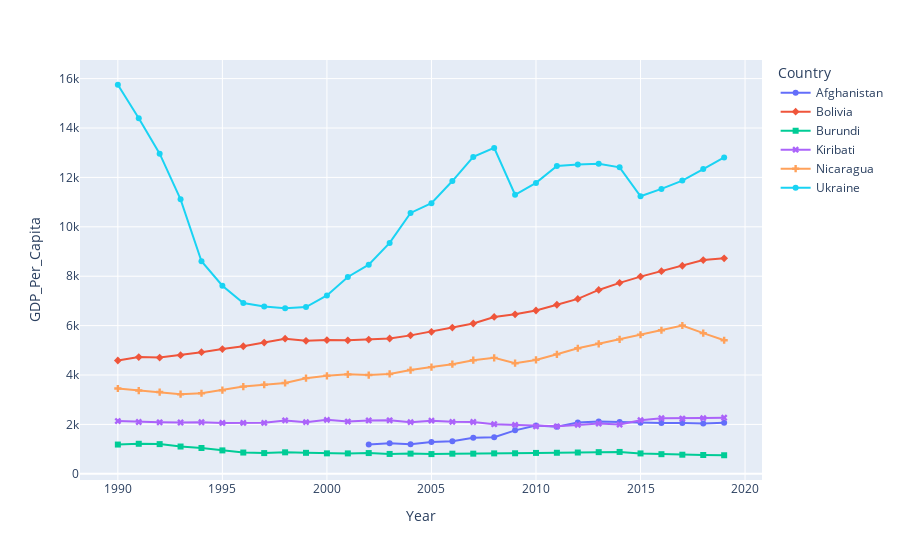

Notebook source saved alongside this figure:
### Code cell
fig2 = px.line(filtered_gdp_cont_pop_trade.loc[filtered_gdp_cont_pop_trade['Country'].isin(min_gdp2019_countries)], x='Year', y='GDP_Per_Capita', color='Country', symbol="Country")
fig2.show()

### Figure 1 — Plotly figure (JSON) as saved in the notebook; plotly's stock layout.template omitted (floating-point values rounded to 4 significant figures)
{"data": [{"hovertemplate": "Country=Afghanistan<br>Year=%{x}<br>GDP_Per_Capita=%{y}<extra></extra>", "legendgroup": "Afghanistan", "line": {"color": "#636efa", "dash": "solid"}, "marker": {"symbol": "circle"}, "mode": "markers+lines", "name": "Afghanistan", "orientation": "v", "showlegend": true, "type": "scatter", "x": [2002, 2003, 2004, 2005, 2006, 2007, 2008, 2009, 2010, 2011, 2012, 2013, 2014, 2015, 2016, 2017, 2018, 2019], "xaxis": "x", "y": [1190.0, 1236.0, 1200.0, 1287.0, 1316.0, 1461.0, 1484.0, 1759.0, 1957.0, 1905.0, 2075.0, 2116.0, 2102.0, 2068.0, 2057.0, 2058.0, 2034.0, 2065.0], "yaxis": "y"}, {"hovertemplate": "Country=Bolivia<br>Year=%{x}<br>GDP_Per_Capita=%{y}<extra></extra>", "legendgroup": "Bolivia", "line": {"color": "#EF553B", "dash": "solid"}, "marker": {"symbol": "diamond"}, "mode": "markers+lines", "name": "Bolivia", "orientation": "v", "showlegend": true, "type": "scatter", "x": [1990, 1991, 1992, 1993, 1994, 1995, 1996, 1997, 1998, 1999, 2000, 2001, 2002, 2003, 2004, 2005, 2006, 2007, 2008, 2009, 2010, 2011, 2012, 2013, 2014, 2015, 2016, 2017, 2018, 2019], "xaxis": "x", "y": [4587.0, 4728.0, 4706.0, 4805.0, 4925.0, 5050.0, 5164.0, 5312.0, 5469.0, 5386.0, 5416.0, 5403.0, 5434.0, 5479.0, 5605.0, 5750.0, 5921.0, 6085.0, 6351.0, 6456.0, 6613.0, 6845.0, 7081.0, 7444.0, 7731.0, 7984.0, 8203.0, 8424.0, 8656.0, 8724.0], "yaxis": "y"}, {"hovertemplate": "Country=Burundi<br>Year=%{x}<br>GDP_Per_Capita=%{y}<extra></extra>", "legendgroup": "Burundi", "line": {"color": "#00cc96", "dash": "solid"}, "marker": {"symbol": "square"}, "mode": "markers+lines", "name": "Burundi", "orientation": "v", "showlegend": true, "type": "scatter", "x": [1990, 1991, 1992, 1993, 1994, 1995, 1996, 1997, 1998, 1999, 2000, 2001, 2002, 2003, 2004, 2005, 2006, 2007, 2008, 2009, 2010, 2011, 2012, 2013, 2014, 2015, 2016, 2017, 2018, 2019], "xaxis": "x", "y": [1185.0, 1216.0, 1202.0, 1105.0, 1045.0, 947.8, 861.5, 839.2, 870.0, 850.0, 828.0, 826.0, 839.8, 804.9, 817.5, 798.7, 815.1, 815.9, 827.8, 831.6, 846.2, 852.5, 862.7, 877.3, 886.2, 825.2, 794.6, 773.6, 761.5, 751.7], "yaxis": "y"}, {"hovertemplate": "Country=Kiribati<br>Year=%{x}<br>GDP_Per_Capita=%{y}<extra></extra>", "legendgroup": "Kiribati", "line": {"color": "#ab63fa", "dash": "solid"}, "marker": {"symbol": "x"}, "mode": "markers+lines", "name": "Kiribati", "orientation": "v", "showlegend": true, "type": "scatter", "x": [1990, 1991, 1992, 1993, 1994, 1995, 1996, 1997, 1998, 1999, 2000, 2001, 2002, 2003, 2004, 2005, 2006, 2007, 2008, 2009, 2010, 2011, 2012, 2013, 2014, 2015, 2016, 2017, 2018, 2019], "xaxis": "x", "y": [2136.0, 2098.0, 2086.0, 2078.0, 2087.0, 2059.0, 2063.0, 2064.0, 2162.0, 2092.0, 2186.0, 2117.0, 2161.0, 2166.0, 2091.0, 2152.0, 2105.0, 2099.0, 2008.0, 1981.0, 1925.0, 1922.0, 1981.0, 2036.0, 1994.0, 2171.0, 2250.0, 2237.0, 2256.0, 2272.0], "yaxis": "y"}, {"hovertemplate": "Country=Nicaragua<br>Year=%{x}<br>GDP_Per_Capita=%{y}<extra></extra>", "legendgroup": "Nicaragua", "line": {"color": "#FFA15A", "dash": "solid"}, "marker": {"symbol": "cross"}, "mode": "markers+lines", "name": "Nicaragua", "orientation": "v", "showlegend": true, "type": "scatter", "x": [1990, 1991, 1992, 1993, 1994, 1995, 1996, 1997, 1998, 1999, 2000, 2001, 2002, 2003, 2004, 2005, 2006, 2007, 2008, 2009, 2010, 2011, 2012, 2013, 2014, 2015, 2016, 2017, 2018, 2019], "xaxis": "x", "y": [3454.0, 3372.0, 3310.0, 3224.0, 3261.0, 3385.0, 3532.0, 3606.0, 3677.0, 3872.0, 3969.0, 4026.0, 3999.0, 4043.0, 4200.0, 4321.0, 4439.0, 4601.0, 4694.0, 4477.0, 4612.0, 4838.0, 5083.0, 5263.0, 5443.0, 5630.0, 5812.0, 6004.0, 5695.0, 5407.0], "yaxis": "y"}, {"hovertemplate": "Country=Ukraine<br>Year=%{x}<br>GDP_Per_Capita=%{y}<extra></extra>", "legendgroup": "Ukraine", "line": {"color": "#19d3f3", "dash": "solid"}, "marker": {"symbol": "circle"}, "mode": "markers+lines", "name": "Ukraine", "orientation": "v", "showlegend": true, "type": "scatter", "x": [1990, 1991, 1992, 1993, 1994, 1995, 1996, 1997, 1998, 1999, 2000, 2001, 2002, 2003, 2004, 2005, 2006, 2007, 2008, 2009, 2010, 2011, 2012, 2013, 2014, 2015, 2016, 2017, 2018, 2019], "xaxis": "x", "y": [15750.0, 14400.0, 12960.0, 11110.0, 8607.0, 7617.0, 6916.0, 6770.0, 6701.0, 6751.0, 7221.0, 7969.0, 8468.0, 9349.0, 10560.0, 10960.0, 11850.0, 12830.0, 13200.0, 11300.0, 11780.0, 12470.0, 12530.0, 12550.0, 12410.0, 11240.0, 11530.0, 11870.0, 12340.0, 12810.0], "yaxis": "y"}], "layout": {"legend": {"title": {"text": "Country"}, "tracegroupgap": 0}, "margin": {"t": 60}, "xaxis": {"anchor": "y", "domain": [0, 1], "title": {"text": "Year"}}, "yaxis": {"anchor": "x", "domain": [0, 1], "title": {"text": "GDP_Per_Capita"}}}}
